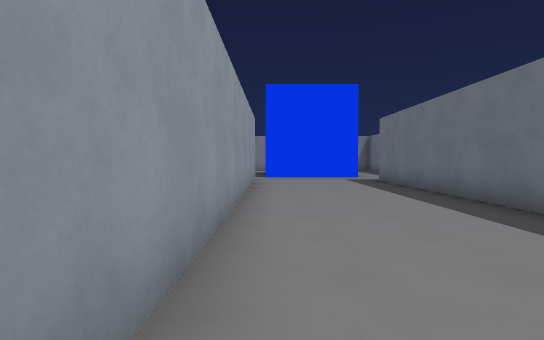
view 1 (above)

17 first-person views from a walk through a Godot game level. The camera is 1.4 m above the floor, tilts 2° down and sees 80° across. The floor is counted in squares, 2 m on a side. Each view is taken from the middle of a square. On the plan, view 1 faces up. The plan holds only what a view shows up to about 10 squares ahead; the rest is blank. The place goes on beyond the plan. Flat picture figures and markers are left out. Surface patterns are stand-ins for the level's own textures.

view 2
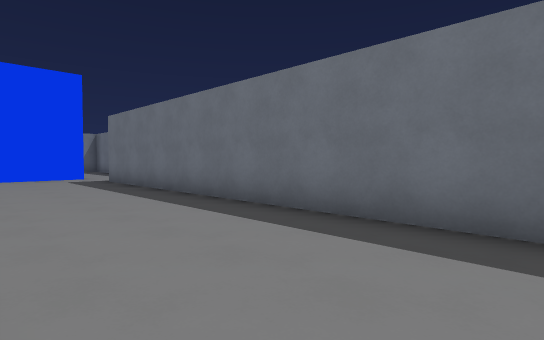

view 3
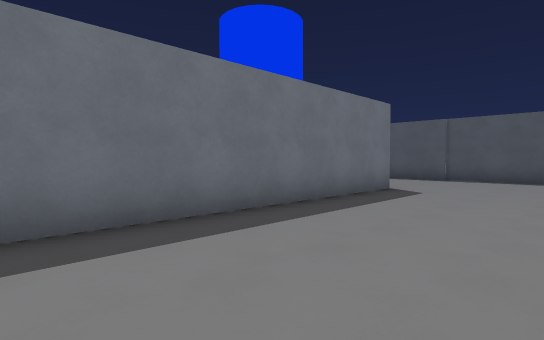

view 4
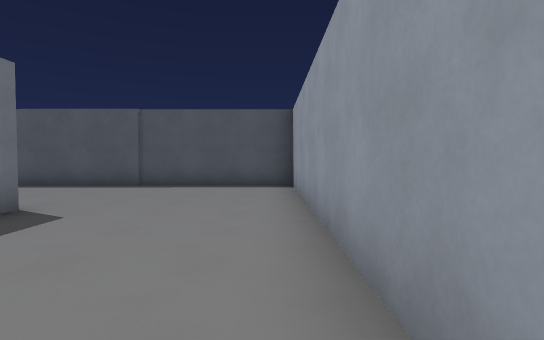

view 5
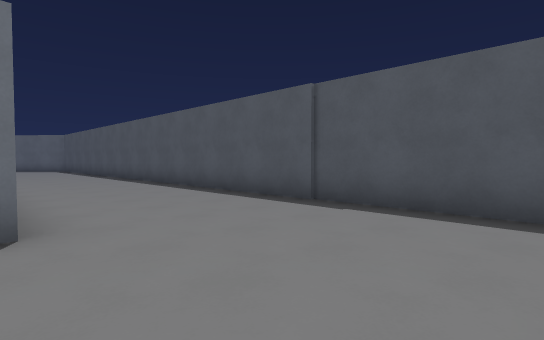

view 6
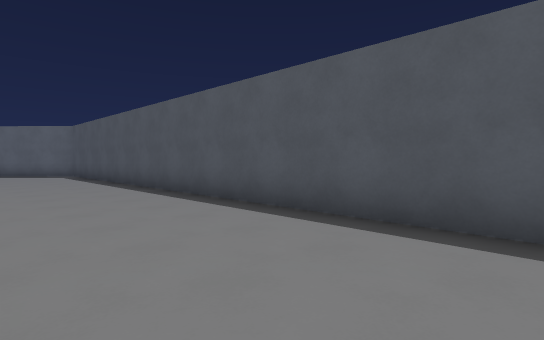

view 7
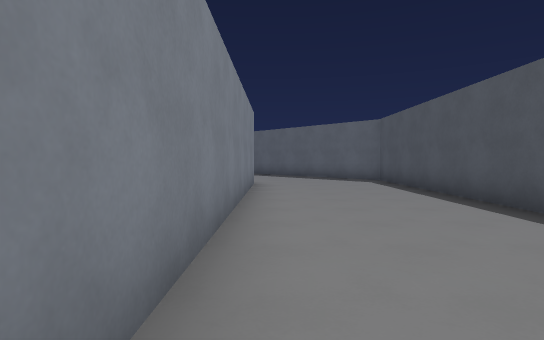

view 8
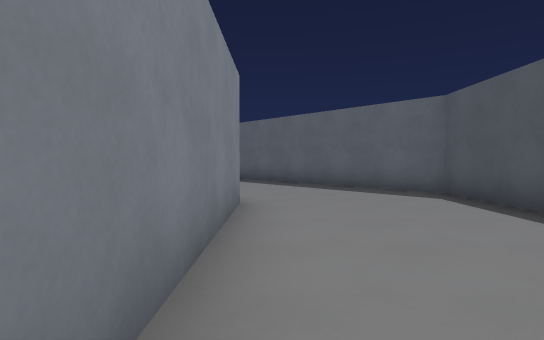

view 9
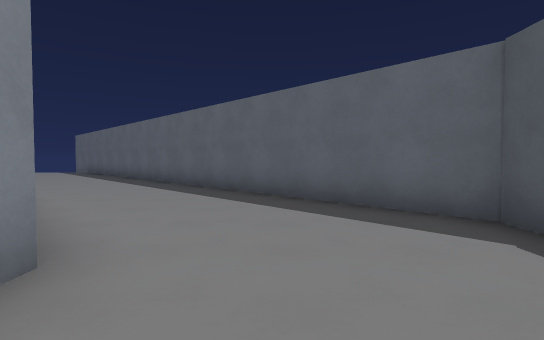

view 10
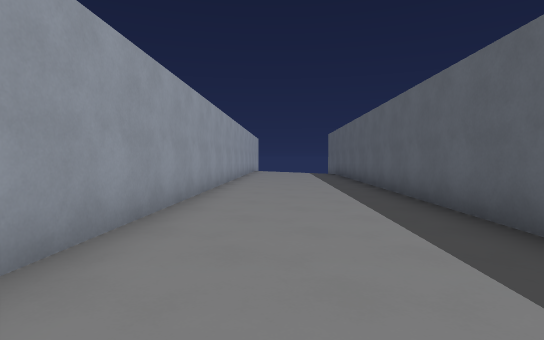

view 11
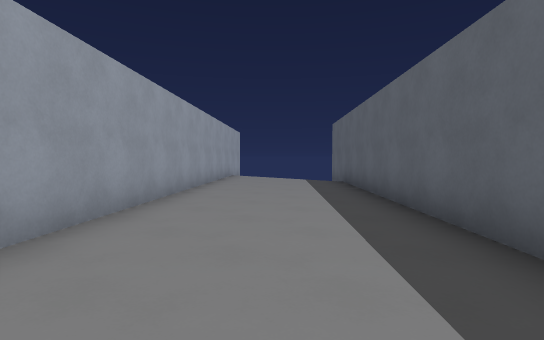

view 12
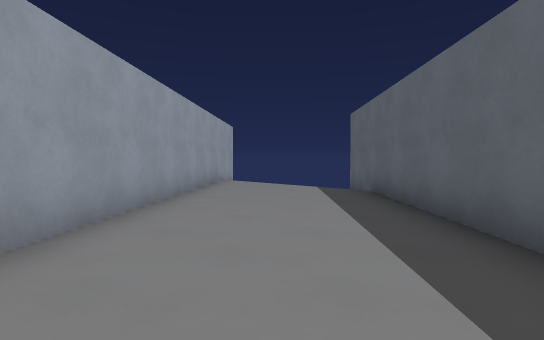

view 13
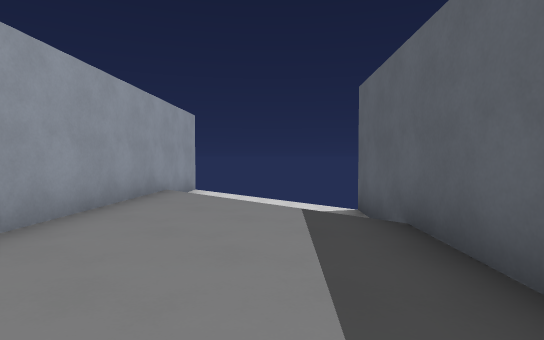

view 14
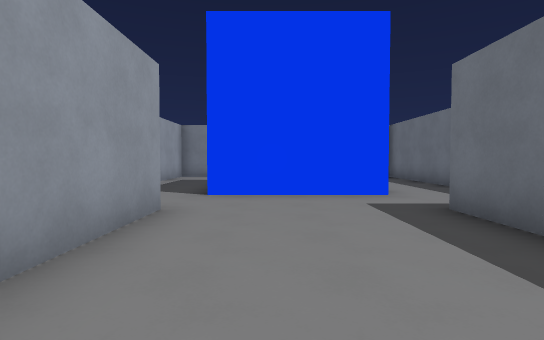

view 15
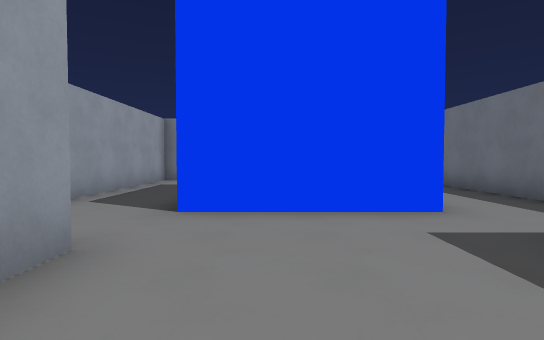

view 16
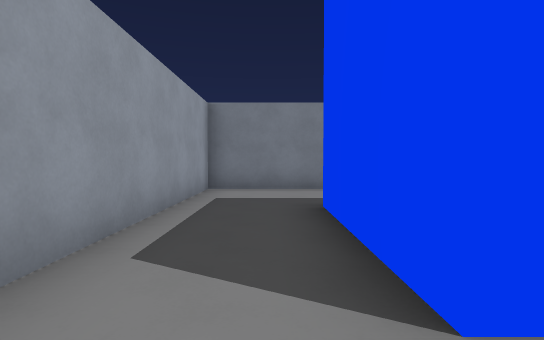

view 17
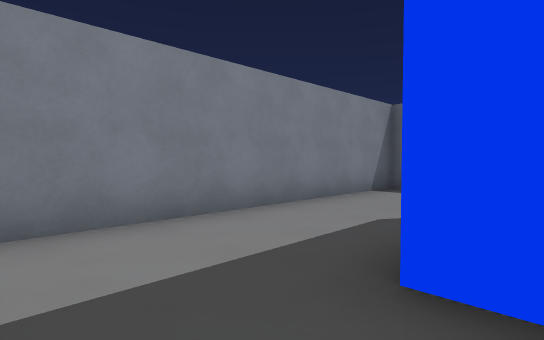

### Floor plan
Points are (right, up) in squares from view 1. A wall is a line through its corners. A room is listed if a view was taken in it or the views show most of it. See-through windows are left out.
Room 1 (views 1, 2, 3, 4, 5, 6, 7, 8, 9, 10, 11, 12, 13, 14, 15, 16, 17)
walls: (3.5, -5.5) (3.5, 10.5); (19.1, -5.5) (10.6, -5.4); (-0.5, -1.6) (-0.5, -9.4) (20.6, -9.5) (35.2, 4); (3.4, 12.2) (-0.2, 12.2) (-0.2, 15.8); (-0.5, 10.5) (-0.5, 0.6); (5.5, 13.4) (5.5, 16.6); (5.6, 18.5) (-2.5, 18.5) (-2.5, 12.8); (35.3, 9.6) (21.2, -3.5)

Positions as (right, up) in squares from view 1, and headings:
1: (0, 0), facing up
2: (0, 0), facing up-right
3: (0, 2), facing down-right
4: (0, -1), facing down
5: (0, -5), facing down-right
6: (6, -6), facing down-right
7: (10, -6), facing right
8: (14, -6), facing right
9: (17, -7), facing right
10: (21, -6), facing up-right
11: (25, -3), facing up-right
12: (27, -1), facing up-right
13: (30, 1), facing up-right
14: (1, 6), facing up
15: (1, 8), facing up
16: (-1, 11), facing up
17: (-2, 15), facing up-right
